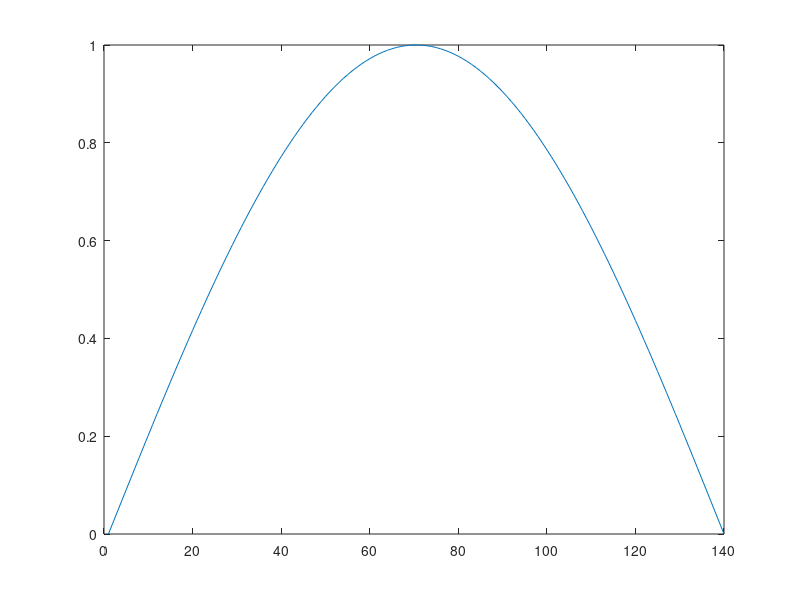

The MATLAB script that drew this image: (Note: this script raises an error after producing the figure.)
x=[0:pi/139:pi];
y=sin(x);
figure,
plot(y);

f=aire_rec1(0,pi,x,y); % donne 1.999 au lieu de 2
%methode des rectangles
function [s]=aire_rec1(x1,x2,x,y) % x le vecteur des abissices , y le vecteur des cordonnées
k=find([x==x1],1);
s=0;
while(x(k)~=x2)
s=s+(x(k+1)-x(k))*y(k);
k=k+1;
end
end
% ==> la precision de cette methode depend du nombre d'abssices, plus le
% nombre d'element appartenant à [x1 x2] est grand plus la fonction est
% precise
%Sinon on peut nous meme preciser le nombre de point a considerer dans
%l'intervalle [x1 x2] comme suivant:
function [s]=aire_rec2(x1,x2,n,f)
h=(max(x1,x2)-min(x1,x2))/n;
s=0;
x=[x1:h:x2];
F=f(x); % on definit la fonction a appliquer 
for j=1:n
s = s+h*F(j);
end
end
